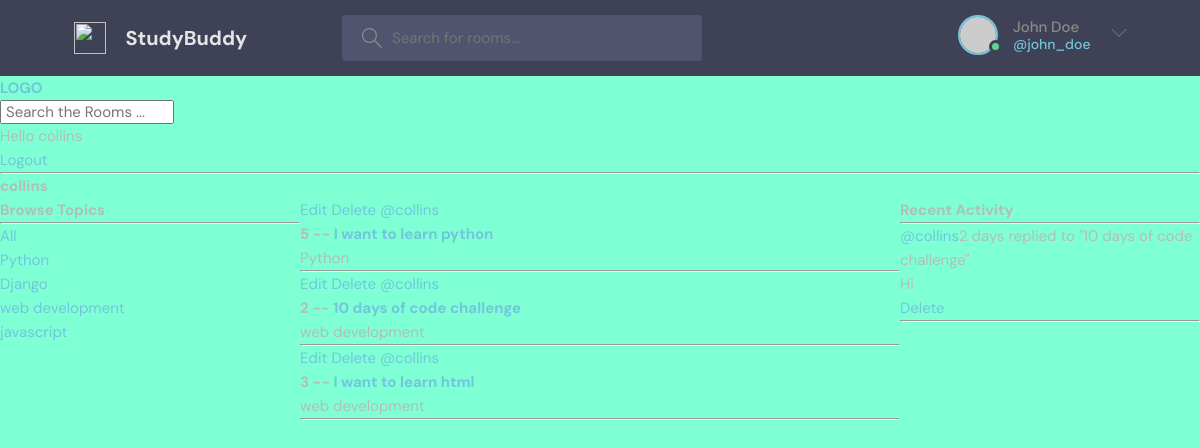
/profile/1 (signed in), run on an earlier commit of the app's database.
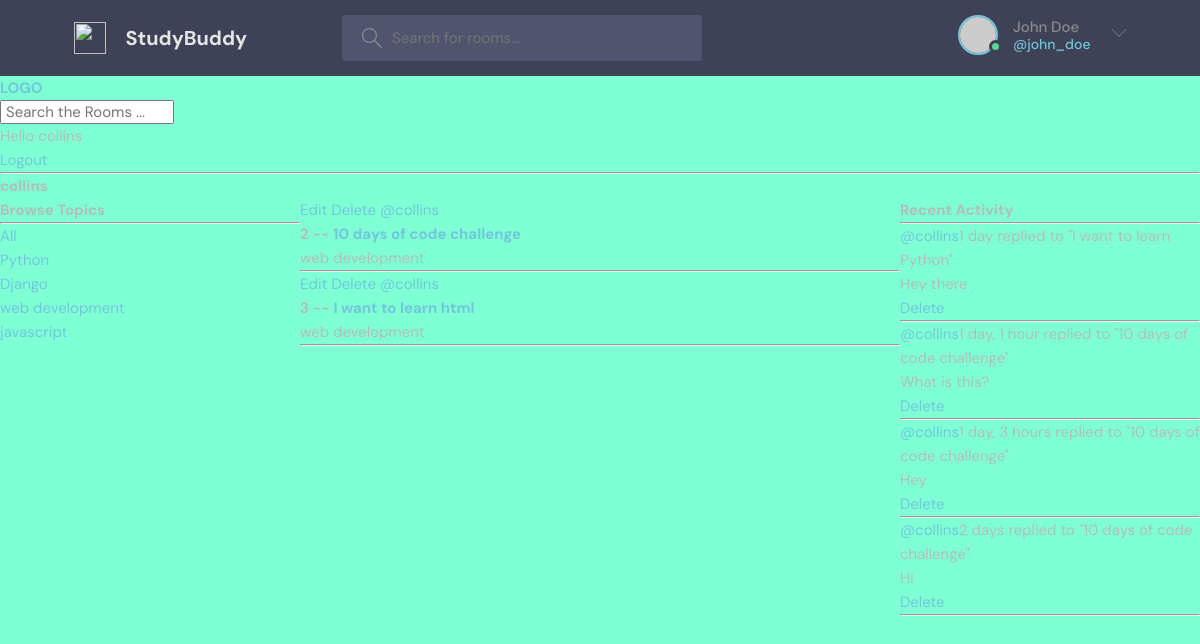
And on a later commit of the database.
### base/models.py (models this page shows, shortened)
class Topic(models.Model):
    name=models.CharField(max_length=200)

class Room(models.Model):
    host=models.ForeignKey(User,on_delete=models.SET_NULL,null=True)
    topic=models.ForeignKey(Topic, on_delete=models.SET_NULL, null=True)
    name= models.CharField(max_length=200)
    description=models.TextField(null=True, blank=True)
    participants=models.ManyToManyField(User,related_name='participants',blank=True)
    updated= models.DateTimeField(auto_now=True)
    created=models.DateTimeField(auto_now_add=True)
    class Meta:
        ordering=['-updated','-created']
    def __str__(self):
        return self.name

class Message(models.Model):
    user=models.ForeignKey(User,on_delete=models.CASCADE)
    room=models.ForeignKey(Room, on_delete=models.CASCADE)
    body=models.TextField()
    updated=models.DateTimeField(auto_now=True)
    created=models.DateTimeField(auto_now_add=True)
    class Meta:
        ordering=['-updated','-created']
    def __str__(self):
        return self.body[0:50]

### base/views.py (the view)
# urls.py: path('profile/<str:pk>', views.userProfile, name='user-profile'),
def userProfile(request,pk):
    user=User.objects.get(id=pk)
    room_messages=user.message_set.all()
    rooms=user.room_set.all()
    topics= Topic.objects.all()
    context={'user':user, 'rooms': rooms,'room_messages':room_messages,'topics':topics}
    return render(request, 'base/profile.html', context)

### base/templates/base/profile.html (shortened to what this page needs)
{% extends 'main.html' %}
{% block content %}
<h1>{{user.username}}</h1>
<div class="profile-container">
    <div>
        {% include 'base/topics_component.html' %}
    </div>
    <div>
        {% include 'base/feed_component.html' %}
    </div>
    <div>
        {% include 'base/activity_component.html' %}
    </div>
</div>
{% endblock content%}

### base/templates/base/topics_component.html
<h3>Browse Topics</h3>
<hr>
<div>
  <div>
    <a href="{% url 'home' %}?q={{topic.name}}">All</a>
  </div>
</div>
{% for topic in topics %}
<div>
  <a href="{% url 'home' %}?q={{topic.name}}">{{topic.name}}</a>
</div>
{% endfor %}

### base/templates/base/feed_component.html
<div>
    {% for room in rooms %}
    <div>
      {% if request.user == room.host %}
      <a href="{% url 'update-room' room.id %}">Edit</a>
      <a href="{% url 'delete-room' room.id %}">Delete</a>
      {% endif %}
      <a href="{% url 'user-profile' room.host.id %}">@{{room.host.username}}</a>
      <h5>{{ room.id }} -- <a href="{% url 'room' room.id %}">{{ room.name }}</a></h5>
      <small>{{room.topic.name}}</small>
      <hr>
    </div>
    {% endfor %}
  </div>

### base/templates/base/activity_component.html
<h3>Recent Activity</h3>
    <hr>
    {% for message in room_messages %}
    <div>
     <small><a href="{% url 'user-profile' message.user.id %}">@{{ message.user }}</a>{{ message.created|timesince }}</small>
     <small>replied to "{{message.room}}"</small>
     <p>{{message}}</p>
     {% if request.user == message.user %}
        <a href="{% url 'delete-message' message.id %}">Delete</a>
    {% endif %}
    <hr>
    </div>
    {% endfor %}

What changed in the data, as far as the page shows it:
removed Room: shows "Edit", host.username "collins", id "5", name "I want to learn python", topic.name "Python"
added Message: user "collins", created "1 day", room "I want to learn Python", body "Hey there", shows "Delete"
added Message: user "collins", created "1 day, 1 hour", room "10 days of code challenge", body "What is this?", shows "Delete"
added Message: user "collins", created "1 day, 3 hours", room "10 days of code challenge", body "Hey", shows "Delete"
